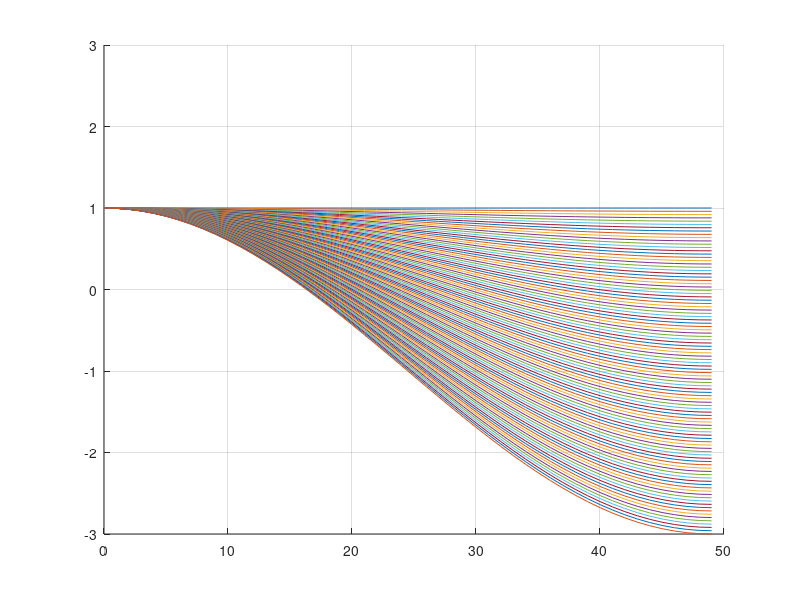
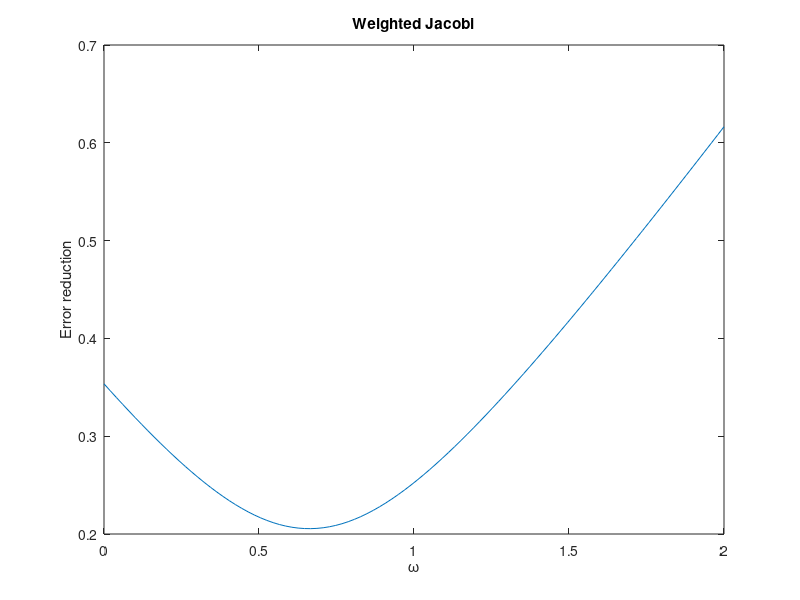

The MATLAB source for these figures, in order:
clear all; close all;

N = 50;
k = 0:N-1;
h = 1/(N-1);
ws = linspace(0, 2, 100);

err_reds = zeros(1, 10);
figure; hold on;
i = 1;
for w = ws
    err_red = (1-w) + w*cos(pi*k*h);
    plot(k, err_red);
    err_reds(i) = sum(err_red.^2);
    i = i + 1;
end
ylim([-3, 3]);
grid on;
figure();
plot(ws, sqrt(err_reds)/20);
title('Weighted Jacobi');
ylabel('Error reduction');
xlabel('\omega');